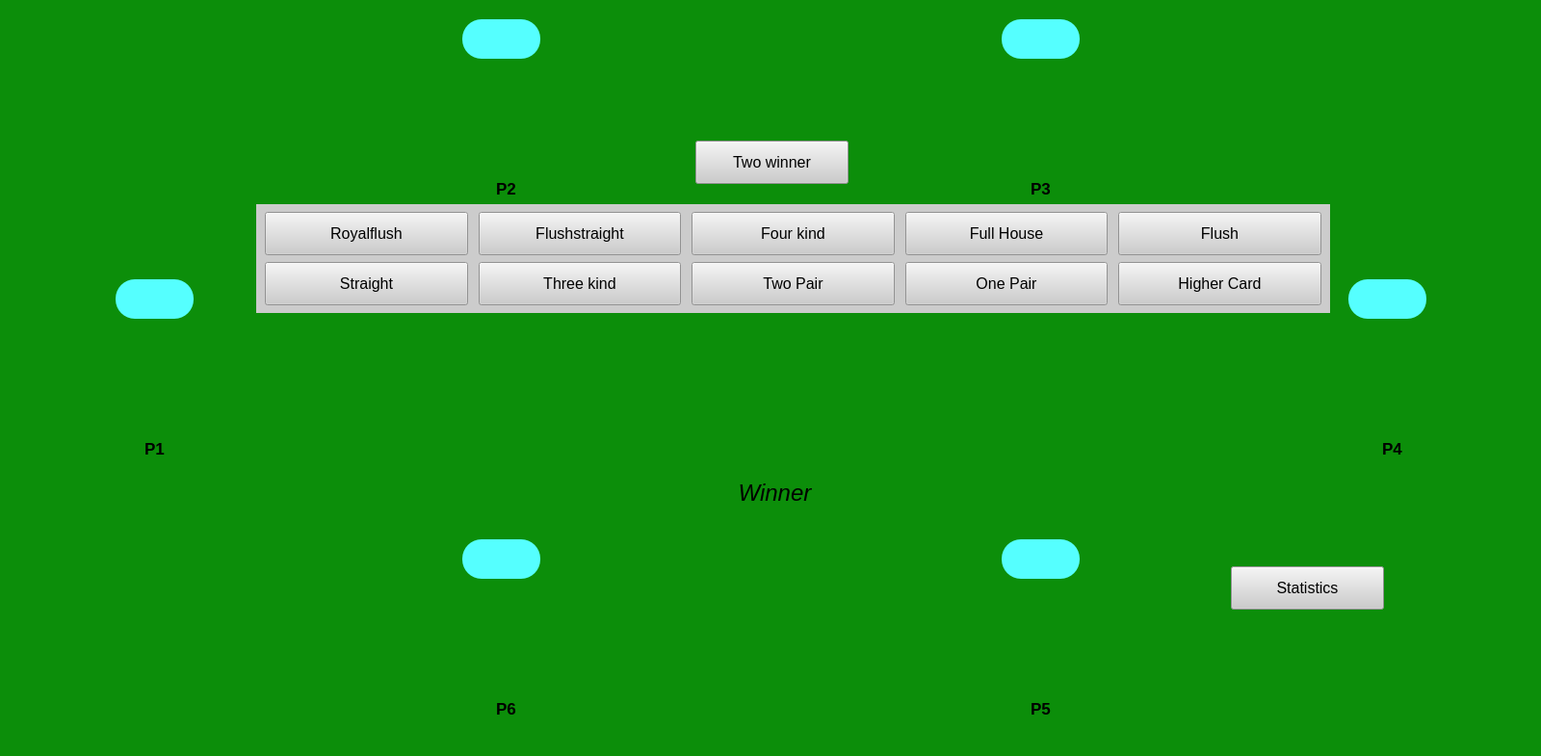
<?xml version="1.0" encoding="UTF-8"?>
<ui version="4.0">
 <class>MainWindow</class>
 <widget class="QMainWindow" name="MainWindow">
  <property name="geometry">
   <rect>
    <x>0</x>
    <y>0</y>
    <width>1600</width>
    <height>785</height>
   </rect>
  </property>
  <property name="minimumSize">
   <size>
    <width>1600</width>
    <height>785</height>
   </size>
  </property>
  <property name="maximumSize">
   <size>
    <width>1600</width>
    <height>785</height>
   </size>
  </property>
  <property name="windowTitle">
   <string>MainWindow</string>
  </property>
  <property name="styleSheet">
   <string notr="true"/>
  </property>
  <widget class="QWidget" name="centralwidget">
   <property name="minimumSize">
    <size>
     <width>600</width>
     <height>785</height>
    </size>
   </property>
   <property name="maximumSize">
    <size>
     <width>1600</width>
     <height>785</height>
    </size>
   </property>
   <property name="styleSheet">
    <string notr="true">#centralwidget{

background-color: rgb(12, 142, 10);
backround-size:cover;
}


</string>
   </property>
   <widget class="QLabel" name="p2_name">
    <property name="geometry">
     <rect>
      <x>460</x>
      <y>180</y>
      <width>131</width>
      <height>31</height>
     </rect>
    </property>
    <property name="font">
     <font>
      <family>MS Shell Dlg 2</family>
      <pointsize>13</pointsize>
      <weight>75</weight>
      <italic>false</italic>
      <bold>true</bold>
     </font>
    </property>
    <property name="styleSheet">
     <string notr="true"/>
    </property>
    <property name="text">
     <string>P2</string>
    </property>
    <property name="alignment">
     <set>Qt::AlignCenter</set>
    </property>
   </widget>
   <widget class="QLabel" name="p2_card1">
    <property name="geometry">
     <rect>
      <x>440</x>
      <y>65</y>
      <width>71</width>
      <height>116</height>
     </rect>
    </property>
    <property name="styleSheet">
     <string notr="true">border-radius: 5px;</string>
    </property>
    <property name="text">
     <string/>
    </property>
    <property name="pixmap">
     <pixmap>:/icon/1B.png</pixmap>
    </property>
    <property name="scaledContents">
     <bool>true</bool>
    </property>
   </widget>
   <widget class="QLabel" name="p2_card2">
    <property name="geometry">
     <rect>
      <x>535</x>
      <y>65</y>
      <width>71</width>
      <height>116</height>
     </rect>
    </property>
    <property name="styleSheet">
     <string notr="true">border-radius: 5px;</string>
    </property>
    <property name="text">
     <string/>
    </property>
    <property name="pixmap">
     <pixmap>:/icon/1B.png</pixmap>
    </property>
    <property name="scaledContents">
     <bool>true</bool>
    </property>
   </widget>
   <widget class="QLabel" name="p3_card2">
    <property name="geometry">
     <rect>
      <x>1090</x>
      <y>65</y>
      <width>71</width>
      <height>116</height>
     </rect>
    </property>
    <property name="styleSheet">
     <string notr="true">border-radius: 5px;</string>
    </property>
    <property name="text">
     <string/>
    </property>
    <property name="pixmap">
     <pixmap>:/icon/1B.png</pixmap>
    </property>
    <property name="scaledContents">
     <bool>true</bool>
    </property>
   </widget>
   <widget class="QLabel" name="p3_name">
    <property name="geometry">
     <rect>
      <x>1015</x>
      <y>180</y>
      <width>131</width>
      <height>31</height>
     </rect>
    </property>
    <property name="font">
     <font>
      <family>MS Shell Dlg 2</family>
      <pointsize>13</pointsize>
      <weight>75</weight>
      <italic>false</italic>
      <bold>true</bold>
     </font>
    </property>
    <property name="styleSheet">
     <string notr="true"/>
    </property>
    <property name="text">
     <string>P3</string>
    </property>
    <property name="alignment">
     <set>Qt::AlignCenter</set>
    </property>
   </widget>
   <widget class="QLabel" name="p3_card1">
    <property name="geometry">
     <rect>
      <x>995</x>
      <y>65</y>
      <width>71</width>
      <height>116</height>
     </rect>
    </property>
    <property name="styleSheet">
     <string notr="true">border-radius: 5px;</string>
    </property>
    <property name="text">
     <string/>
    </property>
    <property name="pixmap">
     <pixmap>:/icon/1B.png</pixmap>
    </property>
    <property name="scaledContents">
     <bool>true</bool>
    </property>
   </widget>
   <widget class="QLabel" name="p5_card2">
    <property name="geometry">
     <rect>
      <x>1090</x>
      <y>605</y>
      <width>71</width>
      <height>116</height>
     </rect>
    </property>
    <property name="styleSheet">
     <string notr="true">border-radius: 5px;</string>
    </property>
    <property name="text">
     <string/>
    </property>
    <property name="pixmap">
     <pixmap>:/icon/1B.png</pixmap>
    </property>
    <property name="scaledContents">
     <bool>true</bool>
    </property>
   </widget>
   <widget class="QLabel" name="p5_name">
    <property name="geometry">
     <rect>
      <x>1015</x>
      <y>720</y>
      <width>131</width>
      <height>31</height>
     </rect>
    </property>
    <property name="font">
     <font>
      <family>MS Shell Dlg 2</family>
      <pointsize>13</pointsize>
      <weight>75</weight>
      <italic>false</italic>
      <bold>true</bold>
     </font>
    </property>
    <property name="styleSheet">
     <string notr="true"/>
    </property>
    <property name="text">
     <string>P5</string>
    </property>
    <property name="alignment">
     <set>Qt::AlignCenter</set>
    </property>
   </widget>
   <widget class="QLabel" name="p5_card1">
    <property name="geometry">
     <rect>
      <x>995</x>
      <y>605</y>
      <width>71</width>
      <height>116</height>
     </rect>
    </property>
    <property name="styleSheet">
     <string notr="true">border-radius: 5px;</string>
    </property>
    <property name="text">
     <string/>
    </property>
    <property name="pixmap">
     <pixmap>:/icon/1B.png</pixmap>
    </property>
    <property name="scaledContents">
     <bool>true</bool>
    </property>
   </widget>
   <widget class="QLabel" name="p6_card2">
    <property name="geometry">
     <rect>
      <x>535</x>
      <y>605</y>
      <width>71</width>
      <height>116</height>
     </rect>
    </property>
    <property name="styleSheet">
     <string notr="true">border-radius: 5px;</string>
    </property>
    <property name="text">
     <string/>
    </property>
    <property name="pixmap">
     <pixmap>:/icon/1B.png</pixmap>
    </property>
    <property name="scaledContents">
     <bool>true</bool>
    </property>
   </widget>
   <widget class="QLabel" name="p6_name">
    <property name="geometry">
     <rect>
      <x>460</x>
      <y>720</y>
      <width>131</width>
      <height>31</height>
     </rect>
    </property>
    <property name="font">
     <font>
      <family>MS Shell Dlg 2</family>
      <pointsize>13</pointsize>
      <weight>75</weight>
      <italic>false</italic>
      <bold>true</bold>
     </font>
    </property>
    <property name="styleSheet">
     <string notr="true"/>
    </property>
    <property name="text">
     <string>P6</string>
    </property>
    <property name="alignment">
     <set>Qt::AlignCenter</set>
    </property>
   </widget>
   <widget class="QLabel" name="p6_card1">
    <property name="geometry">
     <rect>
      <x>440</x>
      <y>605</y>
      <width>71</width>
      <height>116</height>
     </rect>
    </property>
    <property name="styleSheet">
     <string notr="true">border-radius: 5px;</string>
    </property>
    <property name="text">
     <string/>
    </property>
    <property name="pixmap">
     <pixmap>:/icon/1B.png</pixmap>
    </property>
    <property name="scaledContents">
     <bool>true</bool>
    </property>
   </widget>
   <widget class="QLabel" name="p1_card2">
    <property name="geometry">
     <rect>
      <x>170</x>
      <y>335</y>
      <width>71</width>
      <height>116</height>
     </rect>
    </property>
    <property name="styleSheet">
     <string notr="true">border-radius: 5px;</string>
    </property>
    <property name="text">
     <string/>
    </property>
    <property name="pixmap">
     <pixmap>:/icon/1B.png</pixmap>
    </property>
    <property name="scaledContents">
     <bool>true</bool>
    </property>
   </widget>
   <widget class="QLabel" name="p1_name">
    <property name="geometry">
     <rect>
      <x>95</x>
      <y>450</y>
      <width>131</width>
      <height>31</height>
     </rect>
    </property>
    <property name="font">
     <font>
      <family>MS Shell Dlg 2</family>
      <pointsize>13</pointsize>
      <weight>75</weight>
      <italic>false</italic>
      <bold>true</bold>
     </font>
    </property>
    <property name="styleSheet">
     <string notr="true"/>
    </property>
    <property name="text">
     <string>P1</string>
    </property>
    <property name="alignment">
     <set>Qt::AlignCenter</set>
    </property>
   </widget>
   <widget class="QLabel" name="p1_card1">
    <property name="geometry">
     <rect>
      <x>75</x>
      <y>335</y>
      <width>71</width>
      <height>116</height>
     </rect>
    </property>
    <property name="styleSheet">
     <string notr="true">border-radius: 5px;</string>
    </property>
    <property name="text">
     <string/>
    </property>
    <property name="pixmap">
     <pixmap>:/icon/1B.png</pixmap>
    </property>
    <property name="scaledContents">
     <bool>true</bool>
    </property>
   </widget>
   <widget class="QLabel" name="p4_card2">
    <property name="geometry">
     <rect>
      <x>1455</x>
      <y>335</y>
      <width>71</width>
      <height>116</height>
     </rect>
    </property>
    <property name="styleSheet">
     <string notr="true">border-radius: 5px;</string>
    </property>
    <property name="text">
     <string/>
    </property>
    <property name="pixmap">
     <pixmap>:/icon/1B.png</pixmap>
    </property>
    <property name="scaledContents">
     <bool>true</bool>
    </property>
   </widget>
   <widget class="QLabel" name="p4_name">
    <property name="geometry">
     <rect>
      <x>1380</x>
      <y>450</y>
      <width>131</width>
      <height>31</height>
     </rect>
    </property>
    <property name="font">
     <font>
      <family>MS Shell Dlg 2</family>
      <pointsize>13</pointsize>
      <weight>75</weight>
      <italic>false</italic>
      <bold>true</bold>
     </font>
    </property>
    <property name="styleSheet">
     <string notr="true"/>
    </property>
    <property name="text">
     <string>P4</string>
    </property>
    <property name="alignment">
     <set>Qt::AlignCenter</set>
    </property>
   </widget>
   <widget class="QLabel" name="p4_card1">
    <property name="geometry">
     <rect>
      <x>1360</x>
      <y>335</y>
      <width>71</width>
      <height>116</height>
     </rect>
    </property>
    <property name="styleSheet">
     <string notr="true">border-radius: 5px;</string>
    </property>
    <property name="text">
     <string/>
    </property>
    <property name="pixmap">
     <pixmap>:/icon/1B.png</pixmap>
    </property>
    <property name="scaledContents">
     <bool>true</bool>
    </property>
   </widget>
   <widget class="QLabel" name="desk_card1">
    <property name="geometry">
     <rect>
      <x>575</x>
      <y>335</y>
      <width>71</width>
      <height>116</height>
     </rect>
    </property>
    <property name="styleSheet">
     <string notr="true">border-radius: 5px;</string>
    </property>
    <property name="text">
     <string/>
    </property>
    <property name="pixmap">
     <pixmap>:/icon/1B.png</pixmap>
    </property>
    <property name="scaledContents">
     <bool>true</bool>
    </property>
   </widget>
   <widget class="QLabel" name="desk_card2">
    <property name="geometry">
     <rect>
      <x>670</x>
      <y>335</y>
      <width>71</width>
      <height>116</height>
     </rect>
    </property>
    <property name="styleSheet">
     <string notr="true">border-radius: 5px;</string>
    </property>
    <property name="text">
     <string/>
    </property>
    <property name="pixmap">
     <pixmap>:/icon/1B.png</pixmap>
    </property>
    <property name="scaledContents">
     <bool>true</bool>
    </property>
   </widget>
   <widget class="QLabel" name="desk_card3">
    <property name="geometry">
     <rect>
      <x>765</x>
      <y>335</y>
      <width>71</width>
      <height>116</height>
     </rect>
    </property>
    <property name="styleSheet">
     <string notr="true">border-radius: 5px;</string>
    </property>
    <property name="text">
     <string/>
    </property>
    <property name="pixmap">
     <pixmap>:/icon/1B.png</pixmap>
    </property>
    <property name="scaledContents">
     <bool>true</bool>
    </property>
   </widget>
   <widget class="QLabel" name="desk_card4">
    <property name="geometry">
     <rect>
      <x>860</x>
      <y>335</y>
      <width>71</width>
      <height>116</height>
     </rect>
    </property>
    <property name="styleSheet">
     <string notr="true">border-radius: 5px;</string>
    </property>
    <property name="text">
     <string/>
    </property>
    <property name="pixmap">
     <pixmap>:/icon/1B.png</pixmap>
    </property>
    <property name="scaledContents">
     <bool>true</bool>
    </property>
   </widget>
   <widget class="QLabel" name="desk_card5">
    <property name="geometry">
     <rect>
      <x>955</x>
      <y>335</y>
      <width>71</width>
      <height>116</height>
     </rect>
    </property>
    <property name="styleSheet">
     <string notr="true">border-radius: 5px;</string>
    </property>
    <property name="text">
     <string/>
    </property>
    <property name="pixmap">
     <pixmap>:/icon/1B.png</pixmap>
    </property>
    <property name="scaledContents">
     <bool>true</bool>
    </property>
   </widget>
   <widget class="QWidget" name="gridWidget" native="true">
    <property name="geometry">
     <rect>
      <x>266</x>
      <y>212</y>
      <width>1115</width>
      <height>113</height>
     </rect>
    </property>
    <property name="styleSheet">
     <string notr="true">background-color: rgb(204, 204, 204);

</string>
    </property>
    <layout class="QGridLayout" name="gridLayout" columnstretch="0,0,0,0,0">
     <property name="leftMargin">
      <number>9</number>
     </property>
     <property name="topMargin">
      <number>2</number>
     </property>
     <property name="rightMargin">
      <number>9</number>
     </property>
     <property name="bottomMargin">
      <number>2</number>
     </property>
     <property name="horizontalSpacing">
      <number>11</number>
     </property>
     <property name="verticalSpacing">
      <number>1</number>
     </property>
     <item row="0" column="0">
      <widget class="QPushButton" name="Royalflush_btn">
       <property name="minimumSize">
        <size>
         <width>0</width>
         <height>45</height>
        </size>
       </property>
       <property name="font">
        <font>
         <pointsize>12</pointsize>
        </font>
       </property>
       <property name="text">
        <string>Royalflush</string>
       </property>
      </widget>
     </item>
     <item row="0" column="1">
      <widget class="QPushButton" name="flush_straight_btn">
       <property name="minimumSize">
        <size>
         <width>0</width>
         <height>45</height>
        </size>
       </property>
       <property name="font">
        <font>
         <pointsize>12</pointsize>
        </font>
       </property>
       <property name="text">
        <string>Flushstraight</string>
       </property>
      </widget>
     </item>
     <item row="0" column="4">
      <widget class="QPushButton" name="flush_btn">
       <property name="minimumSize">
        <size>
         <width>0</width>
         <height>45</height>
        </size>
       </property>
       <property name="font">
        <font>
         <pointsize>12</pointsize>
        </font>
       </property>
       <property name="styleSheet">
        <string notr="true">background-color: rgb(204, 204, 204);

</string>
       </property>
       <property name="text">
        <string>Flush</string>
       </property>
      </widget>
     </item>
     <item row="1" column="4">
      <widget class="QPushButton" name="higher_btn">
       <property name="minimumSize">
        <size>
         <width>0</width>
         <height>45</height>
        </size>
       </property>
       <property name="font">
        <font>
         <pointsize>12</pointsize>
        </font>
       </property>
       <property name="text">
        <string>Higher Card</string>
       </property>
      </widget>
     </item>
     <item row="1" column="3">
      <widget class="QPushButton" name="one_btn">
       <property name="minimumSize">
        <size>
         <width>0</width>
         <height>45</height>
        </size>
       </property>
       <property name="font">
        <font>
         <pointsize>12</pointsize>
        </font>
       </property>
       <property name="text">
        <string>One Pair</string>
       </property>
      </widget>
     </item>
     <item row="1" column="0">
      <widget class="QPushButton" name="straight_btn">
       <property name="minimumSize">
        <size>
         <width>0</width>
         <height>45</height>
        </size>
       </property>
       <property name="font">
        <font>
         <pointsize>12</pointsize>
        </font>
       </property>
       <property name="text">
        <string>Straight</string>
       </property>
      </widget>
     </item>
     <item row="1" column="1">
      <widget class="QPushButton" name="three_btn">
       <property name="minimumSize">
        <size>
         <width>0</width>
         <height>45</height>
        </size>
       </property>
       <property name="font">
        <font>
         <pointsize>12</pointsize>
        </font>
       </property>
       <property name="text">
        <string>Three kind</string>
       </property>
      </widget>
     </item>
     <item row="1" column="2">
      <widget class="QPushButton" name="two_btn">
       <property name="minimumSize">
        <size>
         <width>0</width>
         <height>45</height>
        </size>
       </property>
       <property name="font">
        <font>
         <pointsize>12</pointsize>
        </font>
       </property>
       <property name="text">
        <string>Two Pair</string>
       </property>
      </widget>
     </item>
     <item row="0" column="2">
      <widget class="QPushButton" name="four_btn">
       <property name="minimumSize">
        <size>
         <width>0</width>
         <height>45</height>
        </size>
       </property>
       <property name="font">
        <font>
         <pointsize>12</pointsize>
        </font>
       </property>
       <property name="text">
        <string>Four kind</string>
       </property>
      </widget>
     </item>
     <item row="0" column="3">
      <widget class="QPushButton" name="full_button">
       <property name="minimumSize">
        <size>
         <width>0</width>
         <height>45</height>
        </size>
       </property>
       <property name="font">
        <font>
         <pointsize>12</pointsize>
        </font>
       </property>
       <property name="text">
        <string>Full House</string>
       </property>
      </widget>
     </item>
    </layout>
   </widget>
   <widget class="QLabel" name="label_playerturn">
    <property name="geometry">
     <rect>
      <x>554</x>
      <y>478</y>
      <width>501</width>
      <height>67</height>
     </rect>
    </property>
    <property name="font">
     <font>
      <pointsize>18</pointsize>
      <weight>50</weight>
      <italic>true</italic>
      <bold>false</bold>
      <underline>false</underline>
      <strikeout>false</strikeout>
     </font>
    </property>
    <property name="styleSheet">
     <string notr="true">background-color: rgb(12, 142, 10);</string>
    </property>
    <property name="text">
     <string>Winner</string>
    </property>
    <property name="alignment">
     <set>Qt::AlignCenter</set>
    </property>
   </widget>
   <widget class="QLabel" name="label_p1bet">
    <property name="geometry">
     <rect>
      <x>120</x>
      <y>290</y>
      <width>81</width>
      <height>41</height>
     </rect>
    </property>
    <property name="font">
     <font>
      <pointsize>15</pointsize>
     </font>
    </property>
    <property name="styleSheet">
     <string notr="true">background-color: rgb(85, 255, 255);
border-radius:20px;
</string>
    </property>
    <property name="text">
     <string/>
    </property>
    <property name="alignment">
     <set>Qt::AlignCenter</set>
    </property>
   </widget>
   <widget class="QLabel" name="label_p2bet">
    <property name="geometry">
     <rect>
      <x>480</x>
      <y>20</y>
      <width>81</width>
      <height>41</height>
     </rect>
    </property>
    <property name="font">
     <font>
      <pointsize>15</pointsize>
     </font>
    </property>
    <property name="styleSheet">
     <string notr="true">background-color: rgb(85, 255, 255);
border-radius:20px;
</string>
    </property>
    <property name="text">
     <string/>
    </property>
    <property name="alignment">
     <set>Qt::AlignCenter</set>
    </property>
   </widget>
   <widget class="QLabel" name="label_p3bet">
    <property name="geometry">
     <rect>
      <x>1040</x>
      <y>20</y>
      <width>81</width>
      <height>41</height>
     </rect>
    </property>
    <property name="font">
     <font>
      <pointsize>15</pointsize>
     </font>
    </property>
    <property name="styleSheet">
     <string notr="true">background-color: rgb(85, 255, 255);
border-radius:20px;
</string>
    </property>
    <property name="text">
     <string/>
    </property>
    <property name="alignment">
     <set>Qt::AlignCenter</set>
    </property>
   </widget>
   <widget class="QLabel" name="label_p4bet">
    <property name="geometry">
     <rect>
      <x>1400</x>
      <y>290</y>
      <width>81</width>
      <height>41</height>
     </rect>
    </property>
    <property name="font">
     <font>
      <pointsize>15</pointsize>
     </font>
    </property>
    <property name="styleSheet">
     <string notr="true">background-color: rgb(85, 255, 255);
border-radius:20px;
</string>
    </property>
    <property name="text">
     <string/>
    </property>
    <property name="alignment">
     <set>Qt::AlignCenter</set>
    </property>
   </widget>
   <widget class="QLabel" name="label_p5bet">
    <property name="geometry">
     <rect>
      <x>1040</x>
      <y>560</y>
      <width>81</width>
      <height>41</height>
     </rect>
    </property>
    <property name="font">
     <font>
      <pointsize>15</pointsize>
     </font>
    </property>
    <property name="styleSheet">
     <string notr="true">background-color: rgb(85, 255, 255);
border-radius:20px;
</string>
    </property>
    <property name="text">
     <string/>
    </property>
    <property name="alignment">
     <set>Qt::AlignCenter</set>
    </property>
   </widget>
   <widget class="QLabel" name="label_p6bet">
    <property name="geometry">
     <rect>
      <x>480</x>
      <y>560</y>
      <width>81</width>
      <height>41</height>
     </rect>
    </property>
    <property name="font">
     <font>
      <pointsize>15</pointsize>
     </font>
    </property>
    <property name="styleSheet">
     <string notr="true">background-color: rgb(85, 255, 255);
border-radius:20px;
</string>
    </property>
    <property name="text">
     <string/>
    </property>
    <property name="alignment">
     <set>Qt::AlignCenter</set>
    </property>
   </widget>
   <widget class="QPushButton" name="two_winner_btn">
    <property name="geometry">
     <rect>
      <x>722</x>
      <y>146</y>
      <width>159</width>
      <height>45</height>
     </rect>
    </property>
    <property name="minimumSize">
     <size>
      <width>0</width>
      <height>45</height>
     </size>
    </property>
    <property name="font">
     <font>
      <pointsize>12</pointsize>
     </font>
    </property>
    <property name="styleSheet">
     <string notr="true">background-color: rgb(204, 204, 204);</string>
    </property>
    <property name="text">
     <string>Two winner</string>
    </property>
   </widget>
   <widget class="QPushButton" name="statistics_btn">
    <property name="geometry">
     <rect>
      <x>1278</x>
      <y>588</y>
      <width>159</width>
      <height>45</height>
     </rect>
    </property>
    <property name="minimumSize">
     <size>
      <width>0</width>
      <height>45</height>
     </size>
    </property>
    <property name="font">
     <font>
      <pointsize>12</pointsize>
     </font>
    </property>
    <property name="styleSheet">
     <string notr="true">background-color: rgb(204, 204, 204);</string>
    </property>
    <property name="text">
     <string>Statistics</string>
    </property>
   </widget>
  </widget>
 </widget>
 <resources>
  <include location="../../../poker_ai/UI/images.qrc"/>
 </resources>
 <connections/>
</ui>
